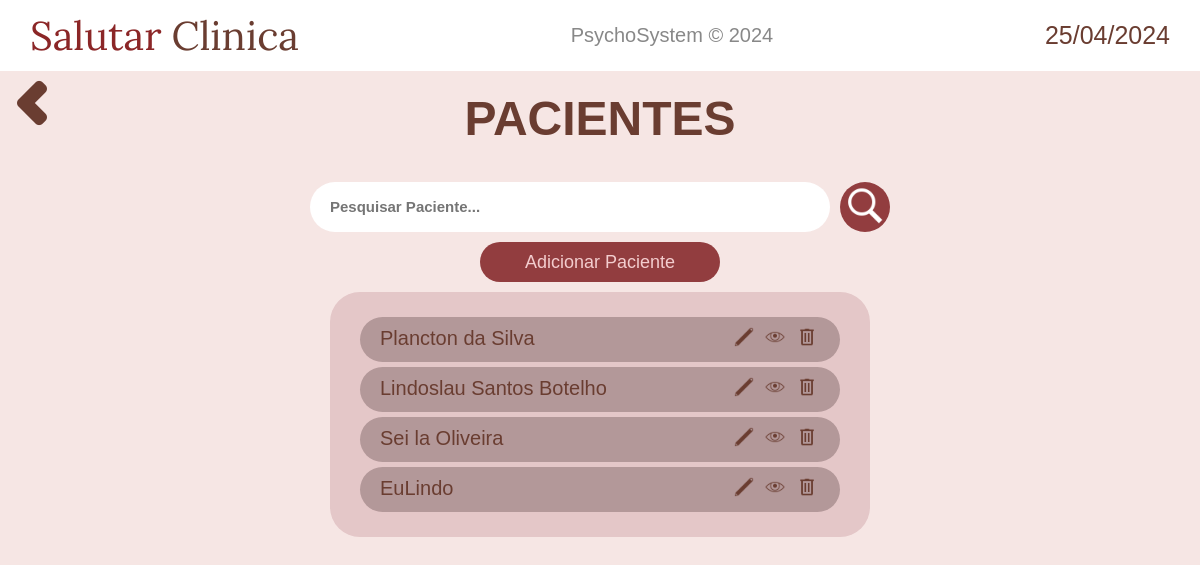
The app's page /pacientes/ with its own data.
### pacientes/models.py (models this page shows)
class Paciente(models.Model):
    nome = models.CharField(max_length=50)
    data_nascimento = models.DateField()
    telefone = models.CharField(max_length=20)
    rg = models.CharField(max_length=20)
    cpf = models.CharField(max_length=20, primary_key=True)
    nome_pai = models.CharField(max_length=50)
    nome_mae = models.CharField(max_length=50)
    rua = models.CharField(max_length=50)
    numero = models.CharField(max_length=5)
    bairro = models.CharField(max_length=50)
    complemento = models.TextField()
    cep = models.CharField(max_length=20)
    ponto_referencia = models.TextField()

### pacientes/views.py (the view)
# urls.py: path('', views.display, name="display_pacientes"),
def display(request):
    pacientes = Paciente.objects.all()
    context_ = {
        'data_atual': data_atual,
        'pacientes': pacientes,
    }
    return render(request, 'pacientes/display.html', context_)

### pacientes/templates/pacientes/display.html
{% extends 'base.html' %}
{% load static %}
{% block content %}
<div style="display: flex;">
    <a href="{% url 'home:login' %}" class="return-button"><img src="{% static 'home/imagens/chevron-left.png' %}" alt=""></a>
    <h2 class="welcome-text"><a href="{% url 'pacientes:display_pacientes' %}">PACIENTES</a></h2>
</div>
<main style="flex-direction: column;">
    <form action="{% url 'pacientes:search' %}" method="get" style="justify-content: center; display: flex;">
        <input class="pesquisar-pacientes" type="text" id="search" name="q" placeholder="Pesquisar Paciente...">
        <button type="submit" class="pesquisar-button">
            <img src="{% static 'pacientes/imagens/pesquisar-icon.png' %}" height="40" alt="">
        </button>
    </form>
    <a class="add-paciente-button" href="{% url 'pacientes:cadastro_paciente' %}">
        Adicionar Paciente
    </a>
    <div class="mostrar-pacientes-container">
        {% for paciente in pacientes %}
        <div class="paciente-exibido">
            <h4 style="font-weight: 500;">{{ paciente.nome }}</h4>
            <div class="icones-paciente">
                <a href="{% url 'pacientes:infos' paciente.cpf %}" style="margin: 0 3px;">
                    <img height="20" src="{% static 'pacientes/imagens/editar-icon.png' %}" alt="">
                </a>
                <a href="{% url 'pacientes:infos' paciente.cpf %}" style="margin: 0 3px;">
                    <img height="20" src="{% static 'pacientes/imagens/ver-icon.png' %}" alt="">
                </a>
                <a href="{% url 'pacientes:infos' paciente.cpf %}" style="margin: 0 3px;">
                    <img height="20" src="{% static 'pacientes/imagens/excluir-icon.png' %}" alt="">
                </a>
            </div>
        </div>
        {% endfor %}
    </div>
</main>
{% endblock content %}

### static/home/css/styles.css (style rules this page uses)
* { margin: 0; padding: 0; }
body { background-color: #f6e6e4;; }
main { display: flex; margin-top: 3%; }
a { text-decoration: none; color: #6a3d31; }
.return-button { background-color: #ffffff00; border: none; cursor: pointer; position: absolute; }
.welcome-text { font-family: sans-serif; font-weight: bold; font-size: 3rem; color: #6a3d31; margin: 0 auto; margin-top: 20px; }

### static/pacientes/css/styles.css (style rules this page uses)
.pesquisar-pacientes { border: none; background-color: #fff; width: 40%; height: 40px; border-radius: 50px; padding: 5px 20px; }
.pesquisar-pacientes::placeholder { font-size: 15px; font-weight: bold; }
.add-paciente-button { display: flex; justify-content: center; align-items: center; width: 20%; height: 40px; border-radius: 50px; border: none; background-color: #923d3f; color: #f3cdce; font-size: 18px; font-family: sans-serif; margin: 10px auto; transition: 0.5s; }
.mostrar-pacientes-container { width: 40%; background-color: #e4c7c8; border-radius: 30px; padding: 20px 30px; margin: 0 auto; }
.paciente-exibido { display: flex; justify-content: space-between; background-color: #b39899; padding: 10px 20px; border-radius: 30px; font-family: sans-serif; font-size: 20px; color: #6a3d31; margin: 5px 0; }
.pesquisar-button { background-color: #923d3f; border: none; border-radius: 50px; height: 50px; width: 50px; margin-left: 10px; cursor: pointer; transition: 0.5s; }

### records on screen
Paciente: nome "Plancton da Silva"
Paciente: nome "Lindoslau Santos Botelho"
Paciente: nome "Sei la Oliveira"
Paciente: nome "EuLindo"

### other values on screen
{{ data_atual }} "25/04/2024"
